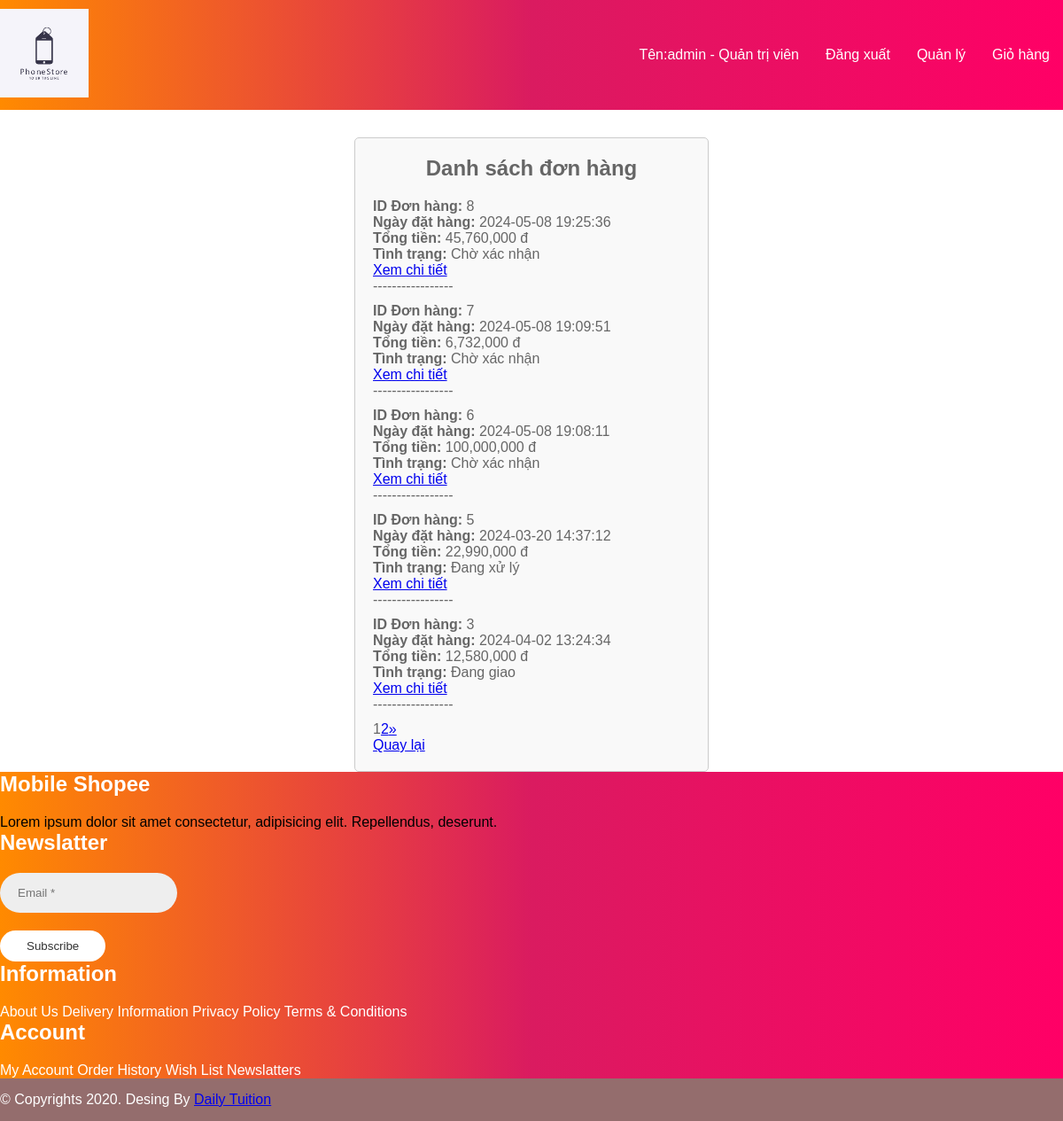
The app's page /user/index.php?ctrl=customerUserController&action=viewOrderList (signed in) with its own data.
### tables this page shows
CREATE TABLE `don_dat_hang` (
  `id` int(11) NOT NULL,
  `id_khach_hang` int(11) DEFAULT NULL,
  `ngay` datetime DEFAULT NULL,
  `tong_tien` decimal(10,2) DEFAULT NULL,
  `ghi_chu` text DEFAULT NULL,
  `tinh_trang` varchar(224) DEFAULT NULL
);

CREATE TABLE `khach_hang` (
  `id` int(11) NOT NULL,
  `ten` varchar(255) DEFAULT NULL,
  `so_dien_thoai` varchar(20) DEFAULT NULL,
  `email` varchar(255) DEFAULT NULL,
  `dia_chi` varchar(255) DEFAULT NULL,
  `id_nguoi_dung` int(11) DEFAULT NULL
);

### lib/database.php (called while the page is built, shortened)
<?php
class Database
{
    private $host = "localhost";
    private $username = "root";
    private $password = "";
    private $database = "phonestore";
    private $conn;
    public function __construct()
    {
        $this->conn = $this->connectDB();
    }
    private function connectDB()
    {
        $conn = mysqli_connect($this->host, $this->username, $this->password, $this->database);
        return $conn;
    }
    public function select($query)
    {
        $result = mysqli_query($this->conn, $query);
        if ($result) {
            $data = mysqli_fetch_all($result, MYSQLI_ASSOC);
            return $data;
        } else {
            die(mysqli_error($this->conn));
        }
    }
}

### user/model/customerUserModel.php (called while the page is built, shortened)
<?php
class customerUserModel
{
    private $db;
    public function __construct()
    {
        $this->db = new Database();
    }
    public function getCustomerByIdNguoiDung()
    {
        $id_nguoi_dung = Session::getSessionValue('login_id');
        $sql = "SELECT * FROM khach_hang WHERE id_nguoi_dung = $id_nguoi_dung";
        $result = $this->db->select($sql);
        return $result;
    }
    public function getOrdersByCustomerId($customerId)
    {
        $sql = "SELECT * FROM don_dat_hang WHERE id_khach_hang = $customerId";
        $result = $this->db->select($sql);
        return $result;
    }
    public function getTotalOrdersByCustomerId($customerId)
    {
        $sql = "SELECT COUNT(*) as total FROM don_dat_hang WHERE id_khach_hang = $customerId";
        $result = $this->db->select($sql);
        return $result[0]['total'];
    }
    public function getOrdersByCustomerIdPage($customerId, $limit, $offset)
    {
        $sql = "SELECT * FROM don_dat_hang
        WHERE id_khach_hang = $customerId
        Order by id desc
        LIMIT $limit OFFSET $offset";
        $result = $this->db->select($sql);
        return $result;
    }
}

### user/view/orderList.php (the view, shortened to what this page needs)
<!DOCTYPE html>
<html lang="vi">
<head>
</head>
<body>
    <div class="customer-info">
        <h2>Danh sách đơn hàng</h2>
        <?php
        if (!empty($orders)) {
            echo '<ul>';
            foreach ($orders as $order) {
                echo '<li>';
                echo '<label>ID Đơn hàng:</label> ' . $order['id'] . '<br>';
                echo '<label>Ngày đặt hàng:</label> ' . $order['ngay'] . '<br>';
                echo '<label>Tổng tiền:</label> ' . number_format($order['tong_tien']) . ' đ<br>';
                echo '<label>Tình trạng:</label> ' . $order['tinh_trang'] . '<br>';
                echo '<a href="index.php?ctrl=customerUserController&action=viewOrderDetail&id=' . $order['id'] . '">Xem chi tiết</a><br>';
                echo '-----------------';
                echo '</li>';
            }
            echo '</ul>';
        } else {
            echo '<p>Không có đơn hàng nào được tìm thấy cho khách hàng này.</p>';
        }
        ?>
        <div class="paginationOrderList">
            <?php
            $totalPages = ceil($total_orders / $item_per_page);
            $num_links_side = 2;
            for ($i = 1; $i <= $totalPages; $i++) {
                if ($i == $current_page) {
                    echo '<span>' . $i . '</span>';
                } else {
                    if ($i >= $current_page - $num_links_side && $i <= $current_page + $num_links_side) {
                        echo '<a href="index.php?ctrl=customerUserController&action=viewOrderList&id=' . $customerId  . '&page=' . $i . '">' . $i . '</a>';
                    } else if ($i == 1 || $i == $totalPages) {
                        echo '<a href="index.php?ctrl=customerUserController&action=viewOrderList&id=' . $customerId  . '&page=' . $i . '">' . $i . '</a>';
                    } else if ($i == $current_page - $num_links_side - 1 || $i == $current_page + $num_links_side + 1) {
                        echo '<span>...</span>';
                    }
                }
            }
            if ($current_page < $totalPages) {
                echo '<a href="index.php?ctrl=customerUserController&action=viewOrderList&id=' . $customerId  . '&page=' . ($current_page + 1) . '">&raquo;</a>';
            }
            ?>
        </div>
        <a href="javascript:history.go(-1)">Quay lại</a>
    </div>
</body>
</html>

### user/style/css1.css (style rules this page uses)
* { margin: 0; padding: 0; box-sizing: border-box; }
body { box-shadow: 0 0 20px rgba(0, 0, 0, 0.3); transition: box-shadow 0.5s ease-in-out; }

### user/style/productViewUser.css (style rules this page uses)
body { font-family: Arial, sans-serif; margin: 0; padding: 0; }

### user/view/orderList.php (style rules this page uses)
.customer-info { width: 400px; margin: 0 auto; padding: 20px; border: 1px solid #ccc; border-radius: 5px; background-color: #f9f9f9; }
.customer-info h2 { text-align: center; margin-bottom: 20px; }
.customer-info ul { list-style-type: none; padding: 0; }
.customer-info li { margin-bottom: 10px; }
.customer-info label { font-weight: bold; }

### records on screen
don_dat_hang: id "8", ngay "2024-05-08 19:25:36", tong_tien "45,760,000", tinh_trang "Chờ xác nhận"
don_dat_hang: id "7", ngay "2024-05-08 19:09:51", tong_tien "6,732,000", tinh_trang "Chờ xác nhận"
don_dat_hang: id "6", ngay "2024-05-08 19:08:11", tong_tien "100,000,000", tinh_trang "Chờ xác nhận"
don_dat_hang: id "5", ngay "2024-03-20 14:37:12", tong_tien "22,990,000", tinh_trang "Đang xử lý"
don_dat_hang: id "3", ngay "2024-04-02 13:24:34", tong_tien "12,580,000", tinh_trang "Đang giao"

### other values on screen
$ten_dang_nhap "admin"
$vai_tro "Quản trị viên"
